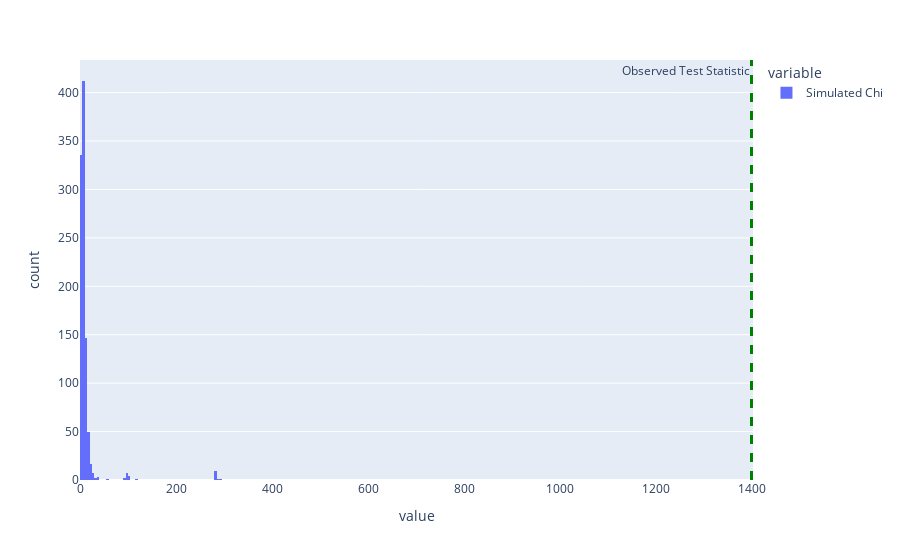

Notebook code cell kept with this figure:
### Code cell
chi_viz = pd.DataFrame({'Simulated Chi': chi_stats})
fig = px.histogram(chi_viz)
fig.add_vline(x=observed_stat, line_width=3, line_dash='dash', line_color='green', annotation_text='Observed Test Statistic', annotation_position='top left')
fig.show()

### Figure 1 — Plotly figure (JSON) as saved in the notebook; plotly's stock layout.template omitted (floating-point values rounded to 4 significant figures; data arrays with more than 128 entries replaced by an {"elided": "..."} marker saying what was removed)
{"data": [{"alignmentgroup": "True", "bingroup": "x", "hovertemplate": "variable=Simulated Chi<br>value=%{x}<br>count=%{y}<extra></extra>", "legendgroup": "Simulated Chi", "marker": {"color": "#636efa", "pattern": {"shape": ""}}, "name": "Simulated Chi", "offsetgroup": "Simulated Chi", "orientation": "v", "showlegend": true, "type": "histogram", "x": {"elided": "1000 float values"}, "xaxis": "x", "yaxis": "y"}], "layout": {"annotations": [{"showarrow": false, "text": "Observed Test Statistic", "x": 1398, "xanchor": "right", "xref": "x", "y": 1, "yanchor": "top", "yref": "y domain"}], "barmode": "relative", "legend": {"title": {"text": "variable"}, "tracegroupgap": 0}, "margin": {"t": 60}, "shapes": [{"line": {"color": "green", "dash": "dash", "width": 3}, "type": "line", "x0": 1398, "x1": 1398, "xref": "x", "y0": 0, "y1": 1, "yref": "y domain"}], "xaxis": {"anchor": "y", "domain": [0, 1], "title": {"text": "value"}}, "yaxis": {"anchor": "x", "domain": [0, 1], "title": {"text": "count"}}}}
